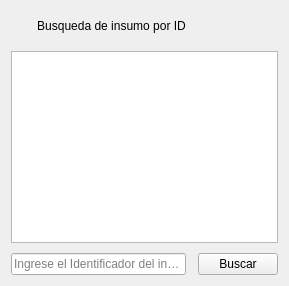
                <widget class="QWidget" name="BuscarInsumo">
                 <attribute name="title">
                  <string>Buscar insumo</string>
                 </attribute>
                 <layout class="QGridLayout" name="gridLayout_8">
                  <property name="verticalSpacing">
                   <number>10</number>
                  </property>
                  <item row="0" column="4">
                   <spacer name="horizontalSpacer_16">
                    <property name="orientation">
                     <enum>Qt::Horizontal</enum>
                    </property>
                    <property name="sizeHint" stdset="0">
                     <size>
                      <width>40</width>
                      <height>20</height>
                     </size>
                    </property>
                   </spacer>
                  </item>
                  <item row="3" column="4">
                   <widget class="QPushButton" name="pushButton_Buscar_Insumo">
                    <property name="text">
                     <string>Buscar</string>
                    </property>
                   </widget>
                  </item>
                  <item row="0" column="1" colspan="2">
                   <widget class="QLabel" name="label_Titutlo_Busqueda">
                    <property name="minimumSize">
                     <size>
                      <width>30</width>
                      <height>30</height>
                     </size>
                    </property>
                    <property name="maximumSize">
                     <size>
                      <width>1500</width>
                      <height>200</height>
                     </size>
                    </property>
                    <property name="styleSheet">
                     <string notr="true">font: 75 36pt &quot;MS Shell Dlg 2&quot;;</string>
                    </property>
                    <property name="lineWidth">
                     <number>-1</number>
                    </property>
                    <property name="text">
                     <string>Busqueda de insumo por ID</string>
                    </property>
                    <property name="alignment">
                     <set>Qt::AlignCenter</set>
                    </property>
                   </widget>
                  </item>
                  <item row="3" column="0" colspan="3">
                   <widget class="QLineEdit" name="lineEdit_Buscar_Insumo">
                    <property name="text">
                     <string/>
                    </property>
                    <property name="placeholderText">
                     <string>Ingrese el Identificador del insumo</string>
                    </property>
                   </widget>
                  </item>
                  <item row="0" column="0">
                   <spacer name="horizontalSpacer_3">
                    <property name="orientation">
                     <enum>Qt::Horizontal</enum>
                    </property>
                    <property name="sizeHint" stdset="0">
                     <size>
                      <width>20</width>
                      <height>20</height>
                     </size>
                    </property>
                   </spacer>
                  </item>
                  <item row="1" column="0" colspan="5">
                   <widget class="QTableWidget" name="tabla_Buscar_Insumo"/>
                  </item>
                 </layout>
                </widget>
